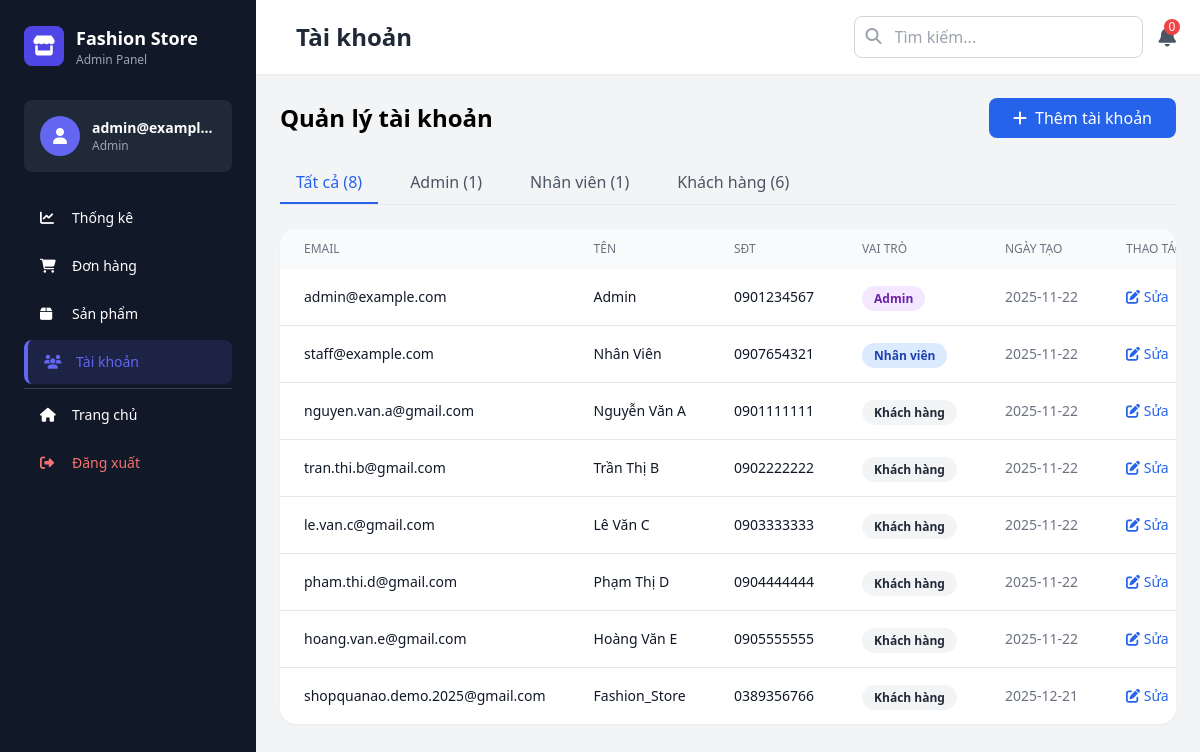
Page /admin/users (signed in) on the committed database.
### database.py (models this page shows)
class User(db.Model):
    __tablename__ = 'users'
    email = db.Column(db.String(120), primary_key=True)
    password = db.Column(db.String(200), nullable=False)
    role = db.Column(db.String(20), default='user')
    name = db.Column(db.String(100), nullable=False)
    phone = db.Column(db.String(20))
    address = db.Column(db.Text)
    wishlist = db.Column(db.Text)  # JSON array
    created_at = db.Column(db.DateTime, default=datetime.now)
    orders = db.relationship('Order', backref='user', lazy=True)
    def to_dict(self):
        return {
            'email': self.email,
            'password': self.password,
            'role': self.role,
            'name': self.name,
            'phone': self.phone,
            'address': self.address,
            'wishlist': json.loads(self.wishlist) if self.wishlist else [],
            'orders': [order.id for order in self.orders],
            'created_at': self.created_at.isoformat() if self.created_at else None
        }

### flask_clothing_store.py (the view)
@app.route('/admin/users')
@admin_required
def admin_users():
    role_filter = request.args.get('role', 'all')
    if role_filter == 'all':
        users = User.query.all()
    else:
        users = User.query.filter_by(role=role_filter).all()
    all_count = User.query.count()
    admin_count = User.query.filter_by(role='admin').count()
    staff_count = User.query.filter_by(role='staff').count()
    user_count = User.query.filter_by(role='user').count()
    return render_template('admin/users.html',
                         users=[u.to_dict() for u in users],
                         role=role_filter,
                         all_count=all_count,
                         admin_count=admin_count,
                         staff_count=staff_count,
                         user_count=user_count)

### flask_clothing_store.py (called while the page is built)
def admin_required(f):
    @wraps(f)
    def decorated_function(*args, **kwargs):
        if 'user' not in session or session['user']['role'] != 'admin':
            flash('Bạn không có quyền truy cập trang này', 'error')
            return redirect(url_for('home'))
        return f(*args, **kwargs)
    return decorated_function

@app.context_processor
def utility_processor():
    return {
        'now': datetime.datetime.now(),
        'wishlist_count': lambda: len(get_wishlist()),
        'cart_count': lambda: len(get_cart()),
        'format_price': format_price,
        'get_featured_products': get_featured_products,
        'get_best_sellers': get_best_sellers,
        'get_categories': get_categories,
        'get_wishlist': get_wishlist
    }

### templates/admin/users.html (shortened to what this page needs)
{% extends "admin/base_admin.html" %}
{% block page_title %}Tài khoản{% endblock %}
{% block content %}
<div class="flex justify-between items-center mb-6">
    <h2 class="text-2xl font-bold">Quản lý tài khoản</h2>
    <a href="/admin/add-user" class="bg-blue-600 text-white px-6 py-2 rounded-lg hover:bg-blue-700 transition">
        <i class="fas fa-plus mr-2"></i>Thêm tài khoản
    </a>
</div>
    <div class="mb-6 flex space-x-4 border-b">
        <a href="?role=all" class="px-4 py-2 {% if not role or role == 'all' %}border-b-2 border-blue-600 text-blue-600{% else %}text-gray-600 hover:text-blue-600{% endif %}">
            Tất cả ({{ all_count }})
        </a>
        <a href="?role=admin" class="px-4 py-2 {% if role == 'admin' %}border-b-2 border-blue-600 text-blue-600{% else %}text-gray-600 hover:text-blue-600{% endif %}">
            Admin ({{ admin_count }})
        </a>
        <a href="?role=staff" class="px-4 py-2 {% if role == 'staff' %}border-b-2 border-blue-600 text-blue-600{% else %}text-gray-600 hover:text-blue-600{% endif %}">
            Nhân viên ({{ staff_count }})
        </a>
        <a href="?role=user" class="px-4 py-2 {% if role == 'user' %}border-b-2 border-blue-600 text-blue-600{% else %}text-gray-600 hover:text-blue-600{% endif %}">
            Khách hàng ({{ user_count }})
        </a>
    </div>
    <div class="bg-white rounded-2xl shadow-sm overflow-hidden">
        <table class="min-w-full">
            <thead class="bg-gray-50">
                <tr>
                    <th class="px-6 py-3 text-left text-xs font-medium text-gray-500 uppercase">Email</th>
                    <th class="px-6 py-3 text-left text-xs font-medium text-gray-500 uppercase">Tên</th>
                    <th class="px-6 py-3 text-left text-xs font-medium text-gray-500 uppercase">SĐT</th>
                    <th class="px-6 py-3 text-left text-xs font-medium text-gray-500 uppercase">Vai trò</th>
                    <th class="px-6 py-3 text-left text-xs font-medium text-gray-500 uppercase">Ngày tạo</th>
                    <th class="px-6 py-3 text-left text-xs font-medium text-gray-500 uppercase">Thao tác</th>
                </tr>
            </thead>
            <tbody class="divide-y divide-gray-200">
                {% for user in users %}
                <tr class="hover:bg-gray-50">
                    <td class="px-6 py-4 whitespace-nowrap">
                        <div class="text-sm font-medium text-gray-900">{{ user.email }}</div>
                    </td>
                    <td class="px-6 py-4 whitespace-nowrap">
                        <div class="text-sm text-gray-900">{{ user.name }}</div>
                    </td>
                    <td class="px-6 py-4 whitespace-nowrap">
                        <div class="text-sm text-gray-900">{{ user.phone or '-' }}</div>
                    </td>
                    <td class="px-6 py-4 whitespace-nowrap">
                        <span class="px-3 py-1 text-xs font-semibold rounded-full
                            {% if user.role == 'admin' %}bg-purple-100 text-purple-800
                            {% elif user.role == 'staff' %}bg-blue-100 text-blue-800
                            {% else %}bg-gray-100 text-gray-800{% endif %}">
                            {% if user.role == 'admin' %}Admin
                            {% elif user.role == 'staff' %}Nhân viên
                            {% else %}Khách hàng{% endif %}
                        </span>
                    </td>
                    <td class="px-6 py-4 whitespace-nowrap text-sm text-gray-500">
                        {{ user.created_at[:10] if user.created_at else '-' }}
                    </td>
                    <td class="px-6 py-4 whitespace-nowrap text-sm">
                        <a href="/admin/edit-user/{{ user.email }}" class="text-blue-600 hover:text-blue-900 mr-3">
                            <i class="fas fa-edit"></i> Sửa
                        </a>
                    </td>
                </tr>
                {% else %}
                <tr>
                    <td colspan="6" class="px-6 py-4 text-center text-gray-500">
                        Không có tài khoản nào
                    </td>
                </tr>
                {% endfor %}
            </tbody>
        </table>
    </div>
{% endblock %}

### rows in the picture
User: email "admin@example.com", name "Admin", phone "0901234567", role "Admin", created_at "2025-11-22"
User: email "staff@example.com", name "Nhân Viên", phone "0907654321", role "Nhân viên", created_at "2025-11-22"
User: email "nguyen.van.a@gmail.com", name "Nguyễn Văn A", phone "0901111111", role "Khách hàng", created_at "2025-11-22"
User: email "tran.thi.b@gmail.com", name "Trần Thị B", phone "0902222222", role "Khách hàng", created_at "2025-11-22"
User: email "le.van.c@gmail.com", name "Lê Văn C", phone "0903333333", role "Khách hàng", created_at "2025-11-22"
User: email "pham.thi.d@gmail.com", name "Phạm Thị D", phone "0904444444", role "Khách hàng", created_at "2025-11-22"
User: email "hoang.van.e@gmail.com", name "Hoàng Văn E", phone "0905555555", role "Khách hàng", created_at "2025-11-22"
User: email "shopquanao.demo.2025@gmail.com", name "Fashion_Store", phone "0389356766", role "Khách hàng", created_at "2025-12-21"

### other values in the picture
{{ session.user.email }} "admin@exampl…"
{{ session.user.role }} "Admin"
{{ all_count }} "8"
{{ admin_count }} "1"
{{ staff_count }} "1"
{{ user_count }} "6"
